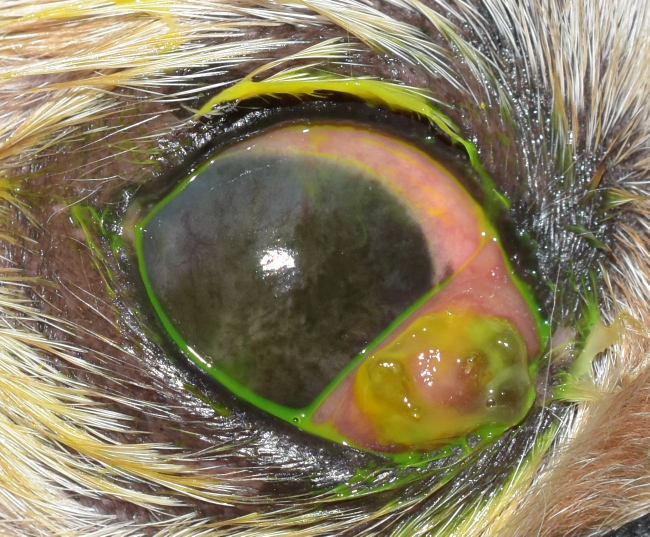
#> input picture resources/cats_and_dogs/IMG_4563_102.jpg, 1299 x 1073 px (shown at 1/2 size); its folder holds 4 pictures in this run
$ jupyter execute --allow-errors cascade.ipynb
#> lines starting #> are read from the running program, lines starting #| are printed output that depends on the picture
# Cascade Classifier for good/bad quality picture

## Imports, Utility Functions

Load dependancy modules

[cell 1]
from pandas import DataFrame
from polars import from_pandas as to_polars
from cv2 import imread, imshow, waitKey, destroyAllWindows
from cv2 import cvtColor, COLOR_BGR2RGB
from glob import glob
from os import walk
from pathlib import Path
from re import match
from time import perf_counter
import matplotlib.pyplot as plt
from tqdm.auto import tqdm, trange
from PIL import Image
tqdm.pandas()

<!-- def transliterate(dir_path):
    i = 0
    for root,dirs,files in walk(dir_path):
        print(root)
        for file in files:
            path = Path(f'{root}/{file}')
            if (not match(r'[a-zA-Z0-9_\. -]+', file)) & (match(r'.+\.(jpg|JPG|jpeg)', file) is not None):
                i+=1
                path.rename(f"{root}/IMG_{round(perf_counter())}_{i}.jpg") # arbitrary name: the key is guarnteed to be unique
transliterate("cats+dogs") -->

### Load images from a directory utility function

[cell 2]
def fetch_images(dir_path, ext='jpg'):
    images = []
    for root, dirs, files in walk(dir_path):
        for dir in dirs:
            images += glob(f'{dir_path}/{dir}/*.{ext}')
        images += glob(f'{dir_path}/*.{ext}')
        images = list(set(images))
    return images

## The workflow

We will split the algorithms into (2-3) different stages:
1. detect + crop the eye(s) in the picture - and save as (a) different picture(s)
2. detect sclera, iris and pupil in the frame
3. (additional landmarks) if necessary

[cell 3]
def get_boundbox(point1: tuple[float, float], point2: tuple[float, float], scale_factor: float=1.1, ratio: float = 4) -> tuple[float, float, float, float]:

    s = scale_factor

    # get the centroid and the dx, dy of the points
    x1, y1 = point1
    x2, y2 = point2
    xm, ym = (x1 + x2) / 2, (y2 + y1) / 2
    dx, dy = abs(x1 - x2), abs(y1 - y2)

    half_width = dx / 2
    half_height = (dy + dx / ratio) / 2
    box_bounds = (xm -half_width*s,ym -half_height*s,xm +half_width*s,ym +half_height*s)

    return box_bounds

[cell 4]
get_boundbox((5, 5), (10, 5))

### Load the images - look at the shape statistics, see the memory usage

#### Look at the raw data

[cell 5]
filenames = fetch_images("../resources/cats_and_dogs")
len(filenames)

[cell 6]
df = DataFrame({"img": filenames}).astype({'img': 'string'})
df['width'] = df.img.progress_apply(lambda x: imread(x).shape[1]).astype('int32')
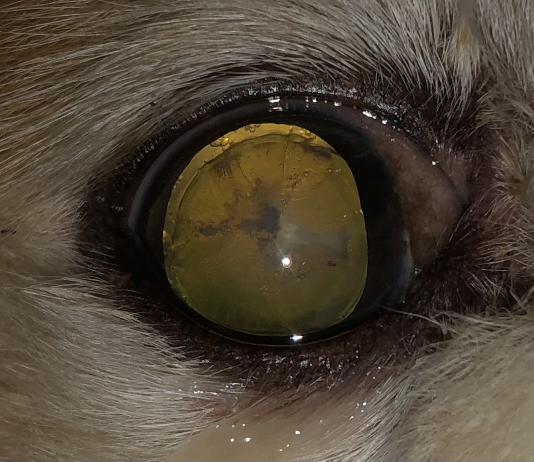
#> input picture resources/cats_and_dogs/IMG_4563_1.jpg, 1068 x 923 px (shown at 1/2 size)
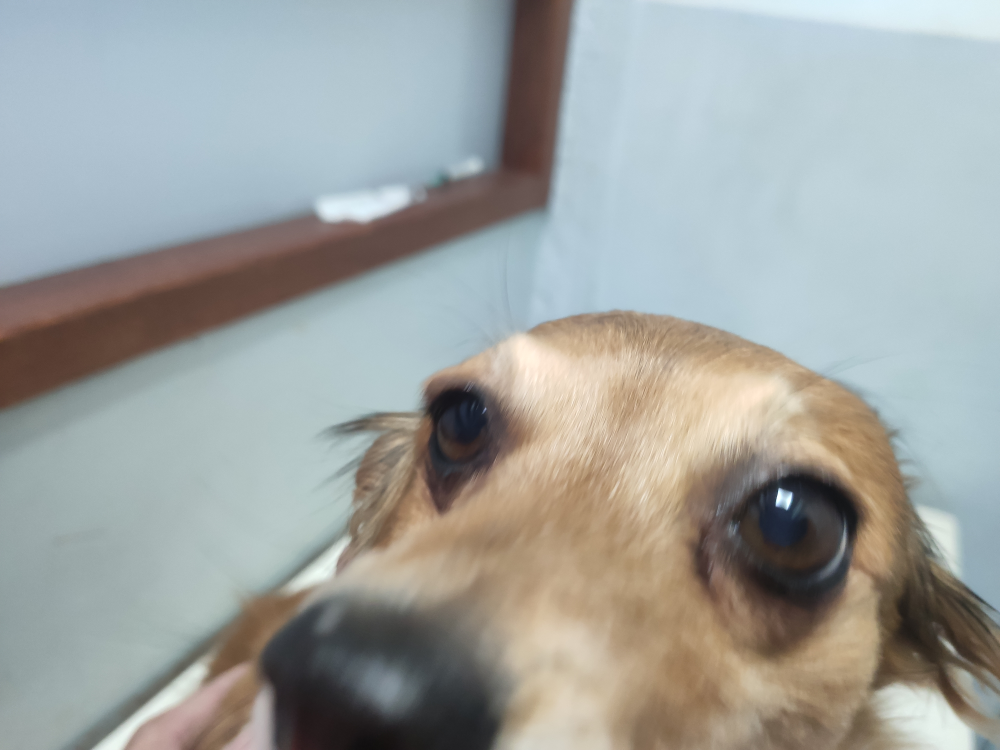
#> input picture resources/cats_and_dogs/IMG_20230127_101507.jpg, 4000 x 3000 px (shown at 1/4 size)
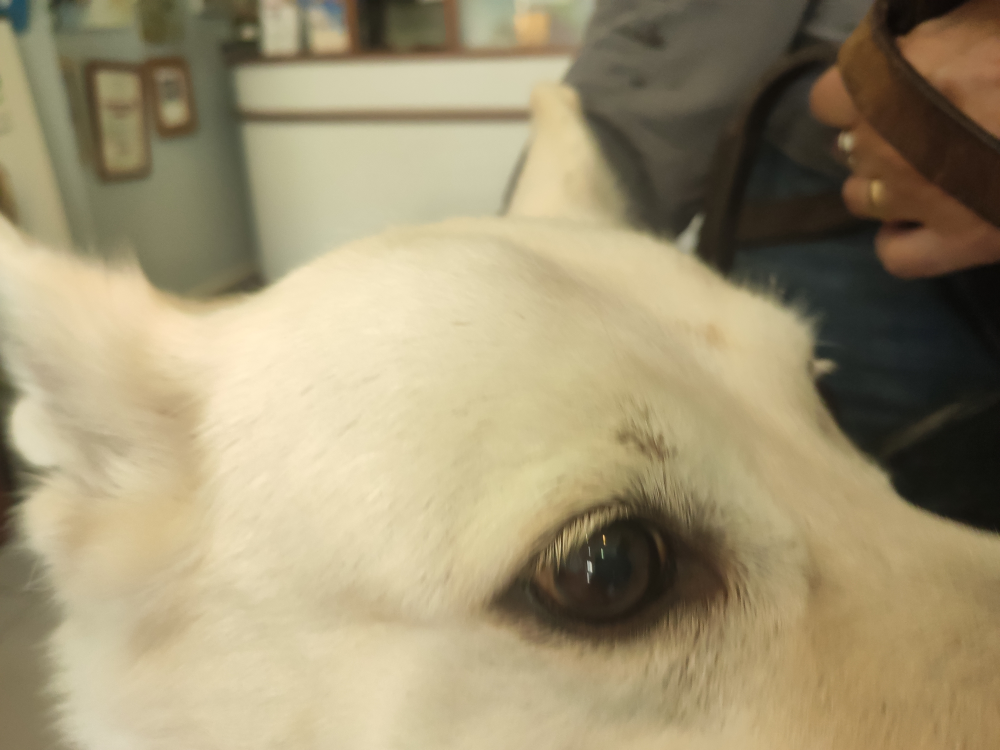
#> input picture resources/cats_and_dogs/IMG_20230124_124341.jpg, 4000 x 3000 px (shown at 1/4 size)
df['height'] = df.img.progress_apply(lambda x: imread(x).shape[0]).astype('int32')

#> (a cell that did not finish here is left out)

We can see that the data that was provided / extracted immidiatly is not labeled - so we need to make clustering manually or by some neat ML algorithm, and check the correctness

#### Now let's look at some statistics about these pictures:

[cell 8]
statistics = df[['width','height']].describe()
statistics = statistics[~statistics.index.isin(['count','mean','std'])].astype('int32')
df[['width','height']].hist(bins=20, figsize=(20,10))
display(statistics)
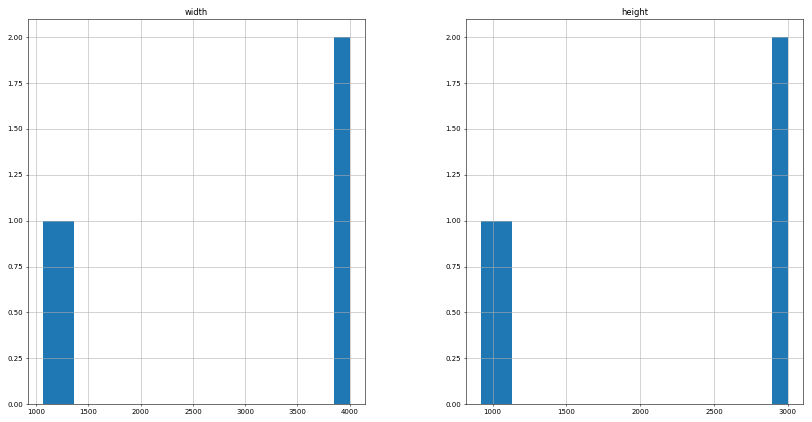
#> figure drawn by matplotlib, 2 panels; panel 1: tallest bar 2 high, from x = 3853.4 to 4000; panel 2: tallest bar 2 high, from x = 2896.1 to 3000
